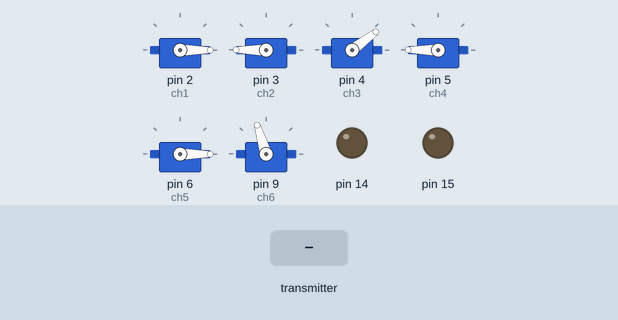
Bench run of a sketch on a simulated Arduino Uno, built with avr-gcc and run on an emulated ATmega328P. Shown: 6 × servo, output pins drawn as LEDs (lit = HIGH). The test bench sets the inputs (shaded band). No radio packets arrive unless stated; what the sketch prints to the serial monitor is not drawn.

Above: at 1.2 s.
1.3 s: the transmitter starts sending data.0 = 256
At 4.1 s:
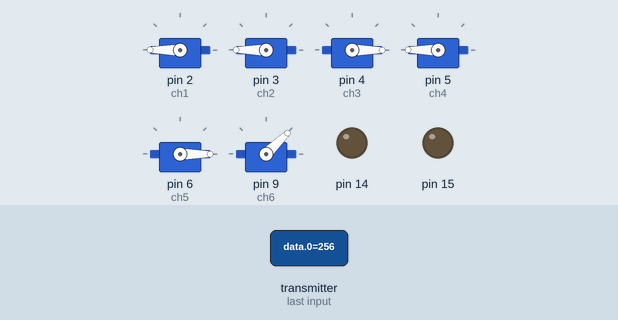
4.3 s: the transmitter starts sending data.1 = 512
At 5.7 s:
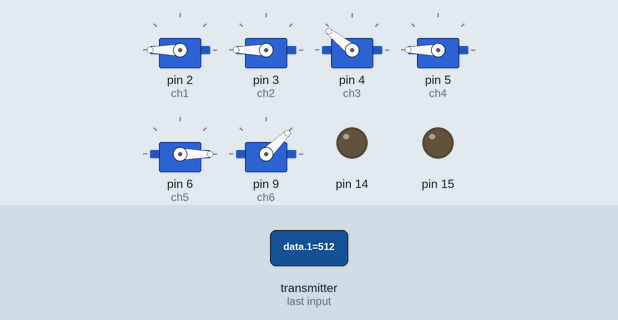
6.3 s: the transmitter starts sending data.2 = 512
At 7.3 s:
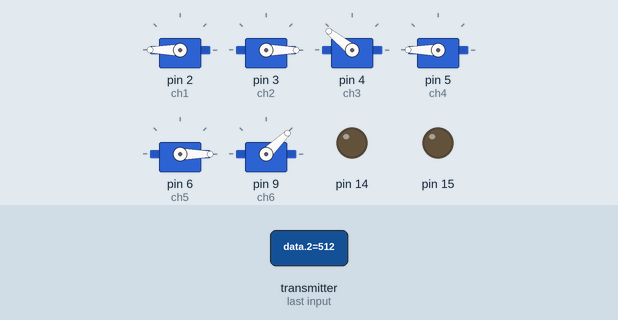
8.5 s: the transmitter starts sending data.3 = 512
At 10.4 s:
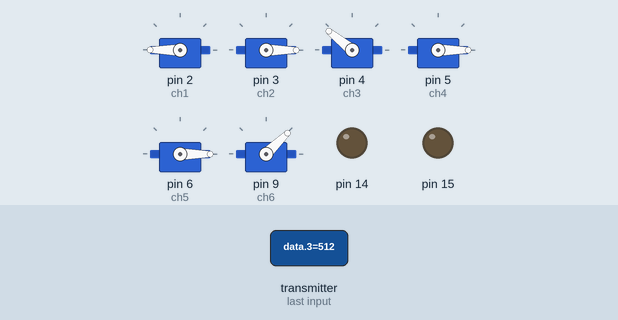
10.7 s: the transmitter starts sending data.4 = 256
At 11.5 s:
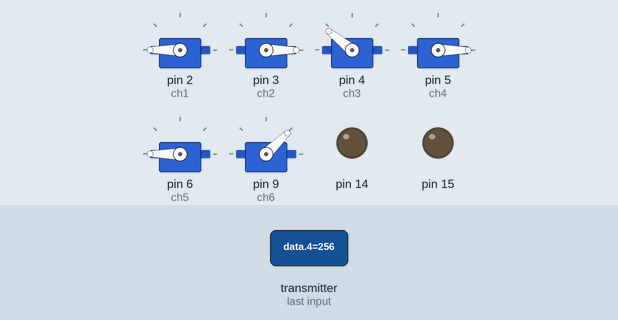
12.2 s: the transmitter starts sending data.0 = 0
At 15.0 s:
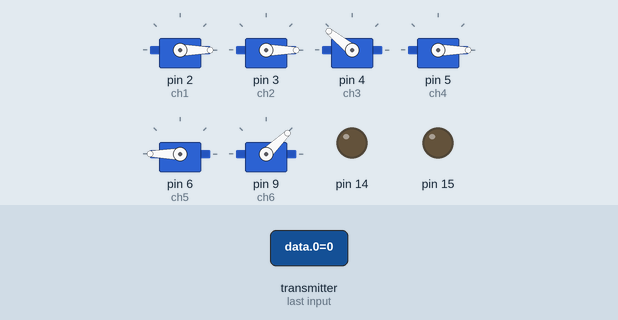
Timing chart, 0 to 16.2 s (numbered marks = the images above; inputs shaded):
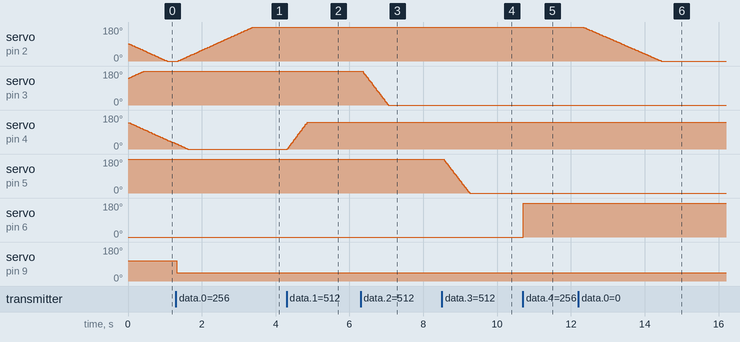

Measured:
- after the input at 1.3 s, servo on pin 2 (ch1): moves from 0° to 180° over 2.0 s, starting after 0.06 s; servo on pin 9 (ch6): 107° → 44° at once
- after the input at 4.3 s, servo on pin 4 (ch3): moves from 0° to 141° over 0.54 s, starting at once
- after the input at 6.3 s, servo on pin 3 (ch2): moves from 180° to 0° over 0.71 s, starting at once
- after the input at 8.5 s, servo on pin 5 (ch4): moves from 180° to 0° over 0.71 s, starting at once
- after the input at 10.7 s, servo on pin 6 (ch5): 0° → 180° at once
- after the input at 12.2 s, servo on pin 2 (ch1): moves from 180° to 0° over 2.1 s, starting after 0.13 s

The sketch:

remote.ino
```cpp
// 8 Channel Receiver
// output on pins D2, D3, D4, D5 , D6, D9, D14, D15

#include <SPI.h>
#include <nRF24L01.h>
#include <RF24.h>
#include <Servo.h>

int ch_width_1, ch_width_2, ch_width_3, ch_width_4, ch_width_5, ch_width_6;
Servo ch1, ch2, ch3, ch4, ch5, ch6;
int throttle, pitch, roll, yaw, rotateL, rotateR;
bool switchL, switchR;

const uint64_t pipeIn = 0xE9E8F0F0E1LL;
RF24 radio(7, 8);

void ResetData() {
    ch_width_1 = 1500;
    ch_width_2 = 2000;
    ch_width_3 = 2000;
    ch_width_4 = 2500;
    ch_width_5 = 1500;
    ch_width_6 = 1000;
    throttle, pitch, roll, yaw, rotateL, rotateR = 127;
    switchL, switchR = false;
}

void setup() {
    ch1.attach(2);
    ch2.attach(3);
    ch3.attach(4);
    ch4.attach(5);
    ch5.attach(6);
    ch6.attach(9);

    pinMode(14, OUTPUT);
    pinMode(15, OUTPUT);

    ResetData();
    radio.begin();
    radio.openReadingPipe(1,pipeIn);

    Serial.begin(115200);

    radio.startListening();
}

unsigned long lastRecvTime = 0;

void recvData() {
    while ( radio.available() ) {
        int data[8];
        radio.read(&data, sizeof(data));
        Serial.print(data[0]);
        throttle = data[0];
        pitch = data[1];
        roll = data[2];
        yaw = data[3];
        rotateL = data[4];
        rotateR = data[5];
        switchL = data[6];
        switchR = data[7];

        lastRecvTime = millis();
        Serial.println('Recieved Data');
    }
}

float limit(int value, int min, int max) {
    if ( value < min ) {
        return min;
    } else if ( value > max ) {
        return max;
    } else {
        return value;
    }
}

float deadzone(int value, int deadzone) {
    if ( value == deadzone ) {
        return 0;
    } else {
        return value;
    }
}

void loop() {
    recvData();
    unsigned long now = millis();
    if ( now - lastRecvTime > 1000 ) {
        Serial.println("Lost connection");
    }

    ch_width_1 = limit(map(deadzone(throttle, 127), 0, 255, -10, 10) + ch_width_1, 500, 2500);
    ch_width_2 = limit(map(deadzone(roll, 127), 0, 255, 10, -10) + ch_width_2, 500, 2500);
    ch_width_3 = limit(map(deadzone(pitch, 127), 0, 255, -10, 10) + ch_width_3, 500, 2000);
    ch_width_4 = limit(map(deadzone(yaw, 127), 0, 255, 10, -10) + ch_width_4, 500, 2500);
    ch_width_5 = map(rotateL, 0, 255, 500, 2500);
    ch_width_6 = map(rotateR, 0, 255, 1000, 2300);

    ch1.writeMicroseconds(ch_width_1);
    ch2.writeMicroseconds(ch_width_2);
    ch3.writeMicroseconds(ch_width_3);
    ch4.writeMicroseconds(ch_width_4);
    ch5.writeMicroseconds(ch_width_5);
    ch6.writeMicroseconds(ch_width_6);

    Serial.print("ch1:");
    Serial.print(ch_width_1);
    Serial.print(" ch2:");
    Serial.print(ch_width_2);
    Serial.print(" ch3:");
    Serial.print(ch_width_3);
    Serial.print(" ch4:");
    Serial.print(ch_width_4);
    Serial.print(" ch5:");
    Serial.print(ch_width_5);
    Serial.print(" ch6:");
    Serial.print(ch_width_6);

    Serial.print(" throttle:");
    Serial.print(throttle);
    Serial.print(" pitch:");
    Serial.print(pitch);
    Serial.print(" roll:");
    Serial.print(roll);
    Serial.print(" yaw:");
    Serial.print(yaw);
    Serial.print(" rotateL:");
    Serial.print(rotateL);
    Serial.print(" rotateR:");
    Serial.print(rotateR);
    Serial.print(" switchL:");
    Serial.print(switchL);
    Serial.print(" switchR:");
    Serial.println(switchR);

    digitalWrite(14, switchL);
    digitalWrite(15, switchR);
}
```
